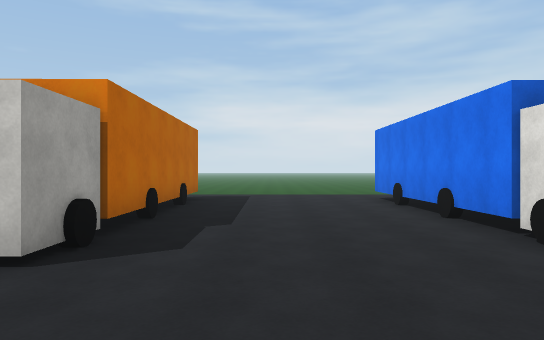
[1] (above)

24 first-person views from a walk through a 3-D level made in the Unity game engine. The camera is 1.5 m above the floor, looks level and sees 70° across. The floor is counted in squares, 2 m on a side. Each view is taken from the middle of a square. On the plan, view 1 faces up. The plan holds only what a view shows up to about 12 squares ahead; the rest is blank. The place goes on beyond the plan. Surface patterns are stand-ins for the level's own textures.

[2]
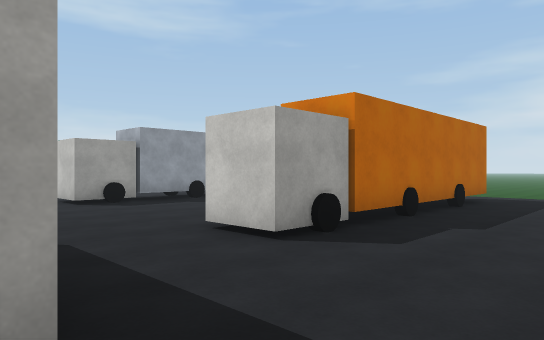

[3]
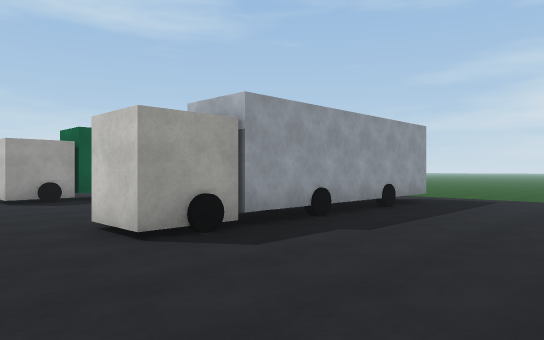

[4]
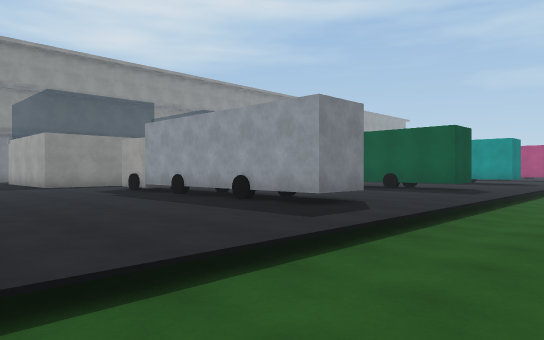

[5]
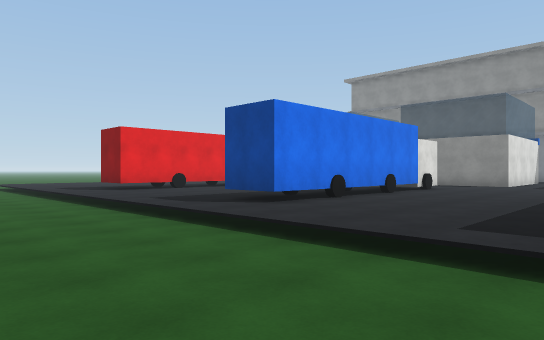

[6]
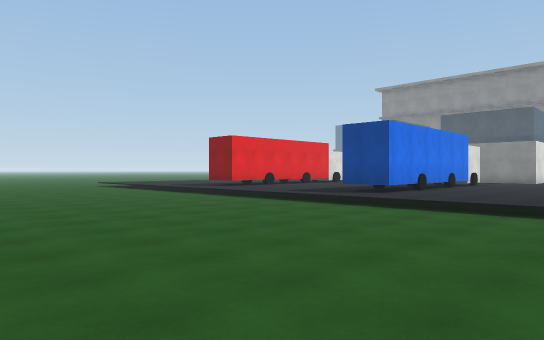

[7]
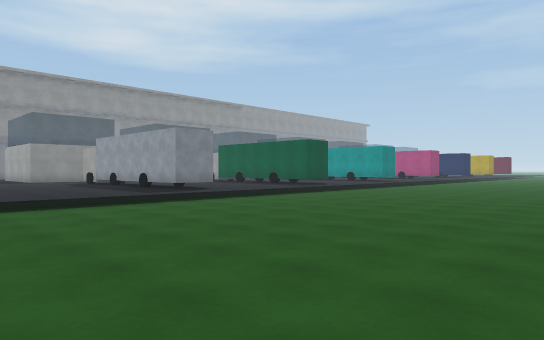

[8]
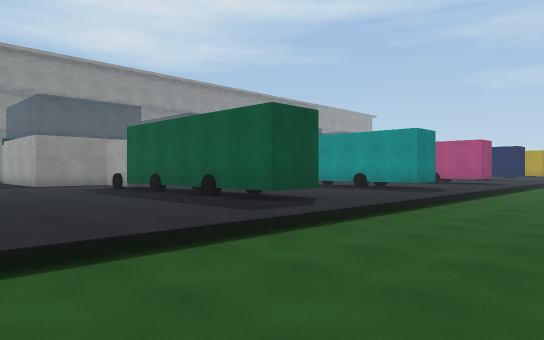

[9]
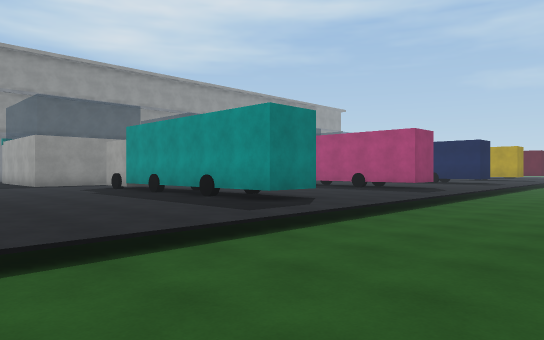

[10]
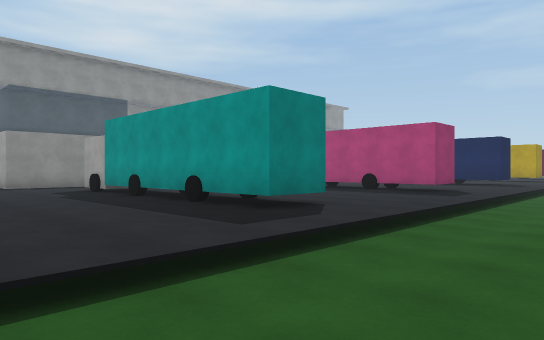

[11]
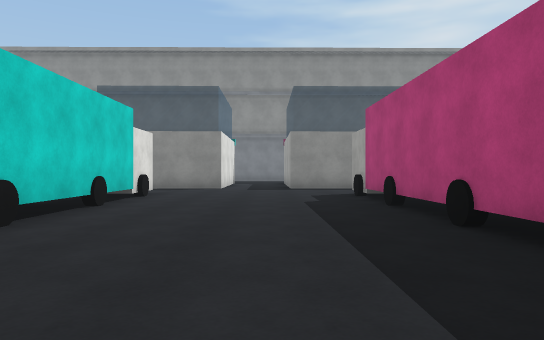

[12]
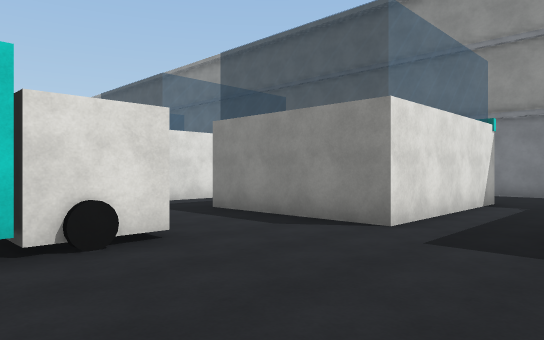

[13]
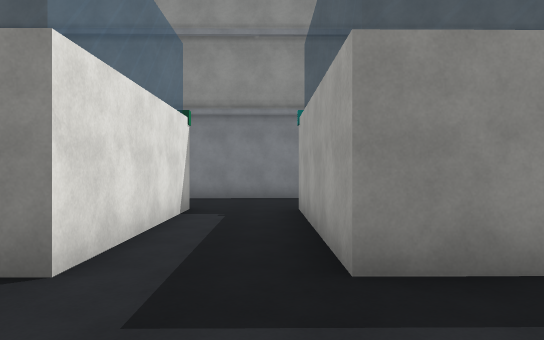

[14]
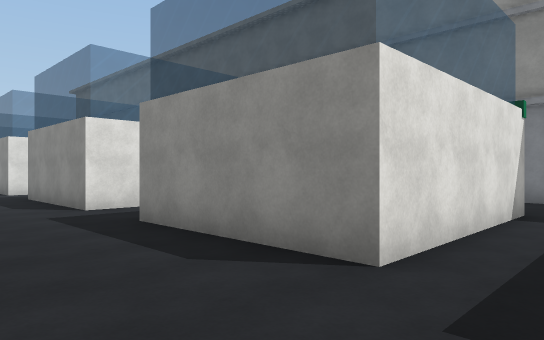

[15]
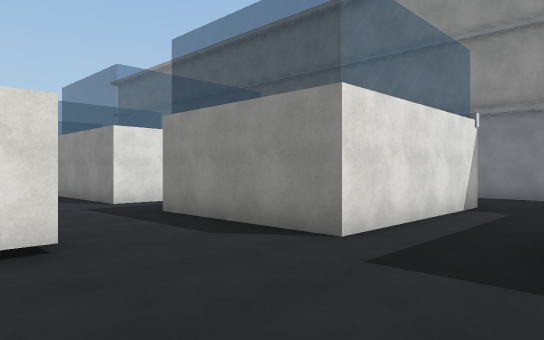

[16]
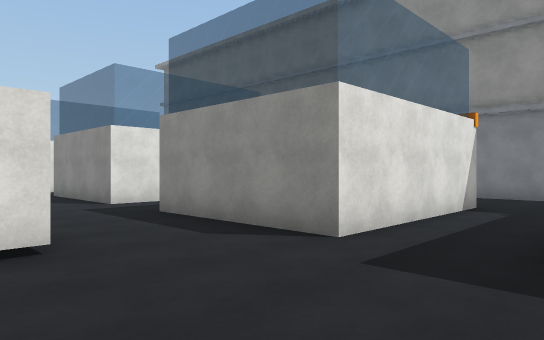

[17]
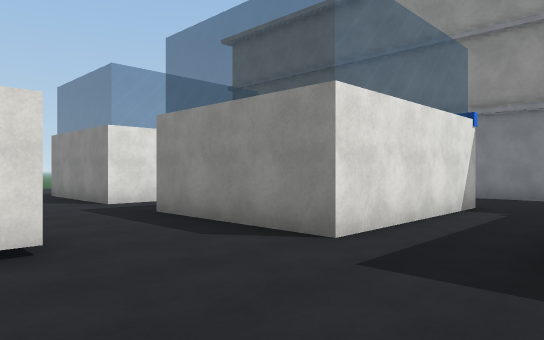

[18]
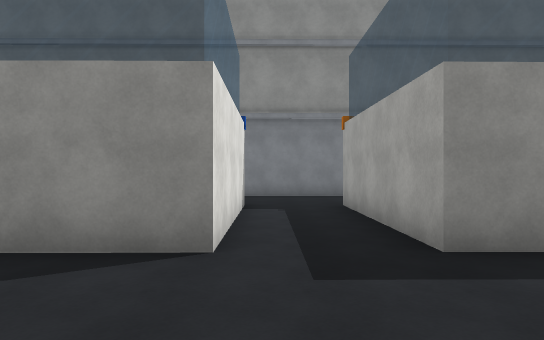

[19]
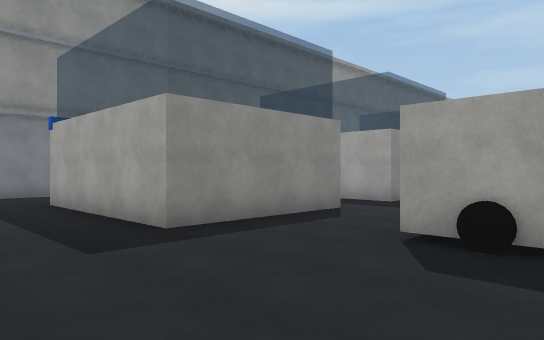

[20]
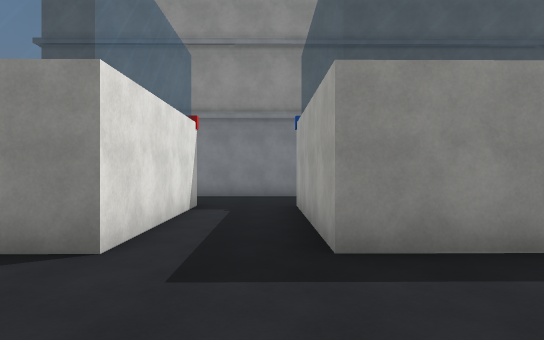

[21]
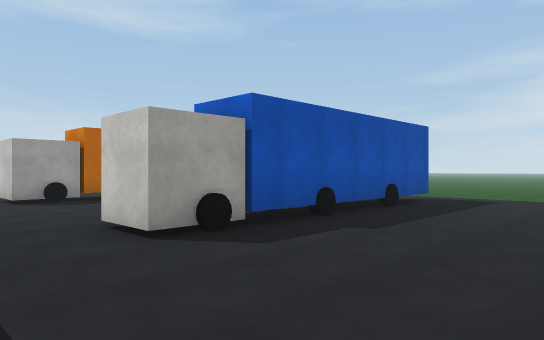

[22]
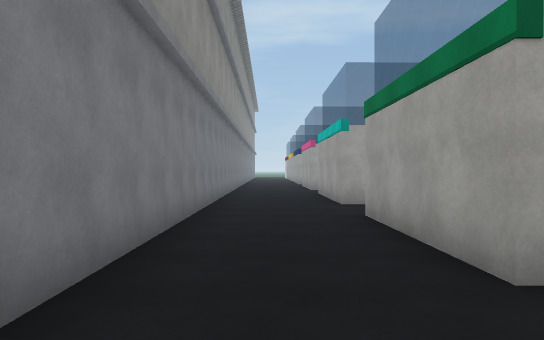

[23]
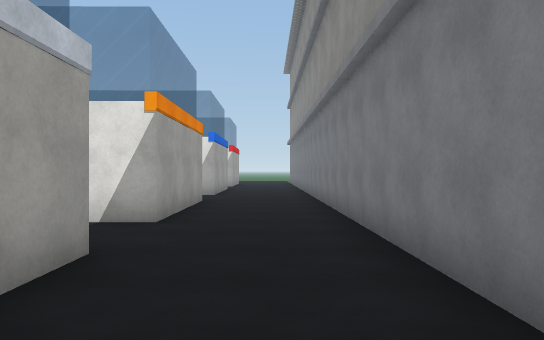

[24]
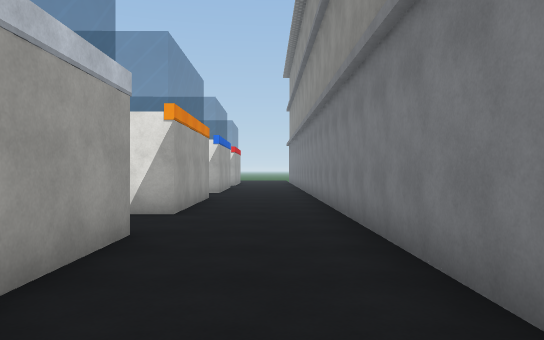

### Floor plan
Key: @ floor where view 1 was taken; # wall or solid block; . main floor; - floor 0.25 m lower than the main floor; / step, stairs or slope; O other object.
Columns run from 28 left of view 1 to 8 right of it. Each row starts with its distance up from view 1.
 20                        -- -
 19                   --------- --
 18              ----------------------
 17              ------------------------
 16              ------------------------
 15           -- ------------------------
 14      --------------------- ----------
 13 -------------------------------------
 12 -----------------------//////////////
 11 .....................................
 10 .##....##....##....##.... #....##....
  9   #.... #.... #.... #.... #....##....
  8  OO....OO....OO....OO.... O....OO....
  7   #....##.... #.... #.... #....##...
  6   O....OO....OO....OO.... O....OO...
  5   #....##.... #.... #.... #....##....
  4   O....OO...  O.... O.... O....OO....
  3   #....##....##....##....##....##....
  2   ...................................
  1   ...................................
  0   ##..####..####..####..####@.####..#
 -1     ..#  #..#   ..#   ..#  #..#  #..#
 -2     ..#  #..#   ..#   ..#  #..#  #..#
 -3     ..#  #..#   ..#   ..#  #..#  #..#
 -4      .####..####..####..####..#  #..#
 -5      ..........................  ....
 -6      ..........................  ....
 -7       ##########.#####.########  ####

Positions as (right, up) in squares from view 1, and headings:
1: (0, 0), facing up
2: (1, 0), facing up-left
3: (-4, 1), facing up-left
4: (-3, 14), facing down-left
5: (-2, 15), facing down-right
6: (-2, 19), facing down-right
7: (-2, 20), facing down-left
8: (-9, 15), facing down-left
9: (-15, 15), facing down-left
10: (-16, 14), facing down-left
11: (-24, 12), facing down
12: (-25, 5), facing down-right
13: (-18, 3), facing down
14: (-18, 3), facing down-right
15: (-13, 4), facing down-right
16: (-7, 4), facing down-right
17: (-1, 4), facing down-right
18: (1, 4), facing down
19: (8, 5), facing down-left
20: (6, 4), facing down
21: (8, 1), facing up-left
22: (-10, -6), facing left
23: (-10, -6), facing right
24: (-11, -6), facing right
